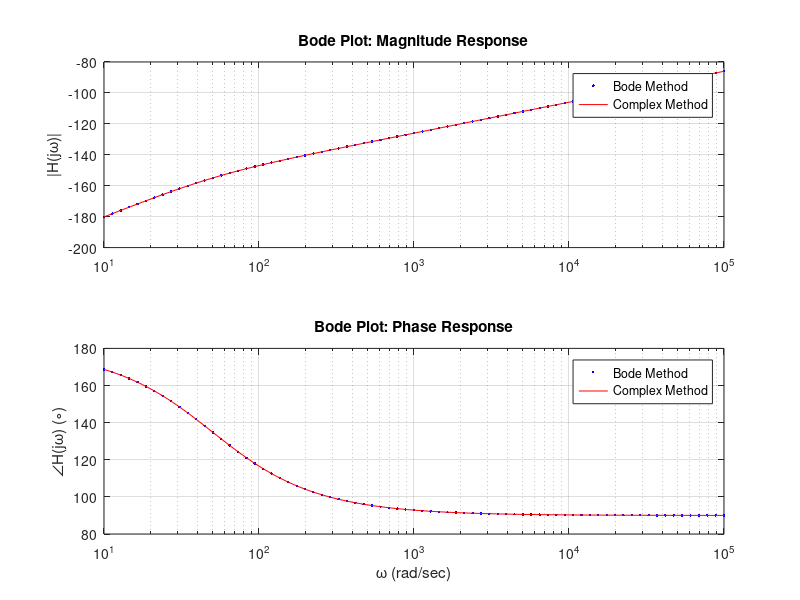

This chart was generated by the following MATLAB code:
% Transfer function:                   (jw) ^ 2
%                     H(jw) = ----------------------------------
%                              (jw)^2 + (R / L) * jw + 1 / (L * C)

close all; 

wariant = 2;

switch wariant
    case 1
        R = 1e3;
        L = 1e-5;
        C = 1e-6;
    case 2
        R = 2 * 1e3;
        L = 1e-6;
        C = 1e-5;
end

numH = [1 0 0];
denH = [1 R/L 1/(L*C)];
Hbode = tf(numH, denH);
[mag, phase, wout] = bode(Hbode, logspace(1, 5, 75));
mag = squeeze(mag);
phase = squeeze(phase);
H = ((j * wout) .^ 2) ./ ((j*wout).^2 + R ./ L .* j*wout + 1 ./ (L .* C));

figure(1);

subplot(2,1,1)
axis equal;
semilogx(wout, 20*log10(mag), 'b.');
hold on;
semilogx(wout, 20*log10(abs(H)), 'r-');
grid on; ylabel('|H(j\omega)|'); title('Bode Plot: Magnitude Response');
hold off;
grid on;
legend('Bode Method', 'Complex Method');

subplot(2,1,2);
axis equal;
semilogx(wout, phase, 'b.');
hold on;
semilogx(wout, unwrap(angle(H))*180/pi, 'r-');
grid on; xlabel('\omega (rad/sec)'); ylabel('\angleH(j\omega) (\circ)'); title('Bode Plot: Phase Response');
hold off;
grid on;
legend('Bode Method', 'Complex Method');
